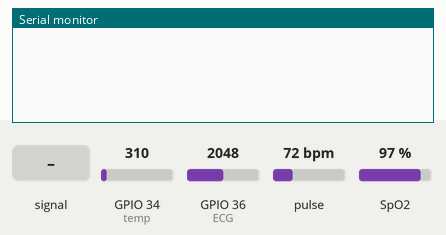
Simulated run of this sketch. Board: ESP32. On the bench: the last lines printed to the serial monitor. The test bench sets the inputs (shaded band); at power-on: pulse 72 bpm, GPIO 34 (temp) = 310, GPIO 36 (ECG) = 2048, SpO2 97 %. WiFi joins after 1.5 s; servers stay silent unless stated.

Above: at 1.5 s.
1.6 s: GPIO 36 (ECG) fed a 200 Hz sine of ±327 counts around its level
6.8 s: pulse set to 42 bpm
At 7.9 s:
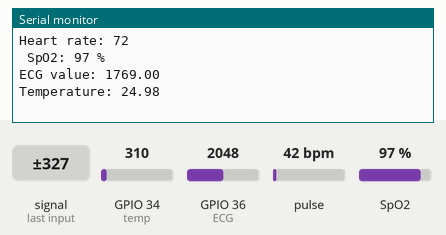
8.3 s: GPIO 34 (temp) set to 372
At 8.3 s:
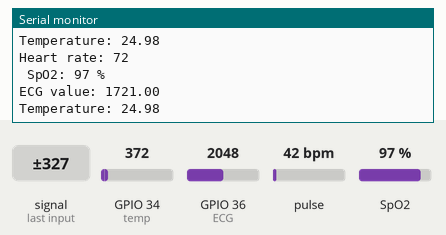
9.8 s: GPIO 36 (ECG) set to 2866
At 11.2 s:
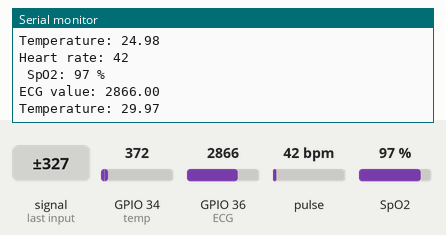
11.3 s: SpO2 set to 80 %
12.8 s: GPIO 36 (ECG) fed a 1000 Hz sine of ±1023 counts around its level
Timing chart, 0 to 15.3 s (numbered marks = the images above; inputs shaded):
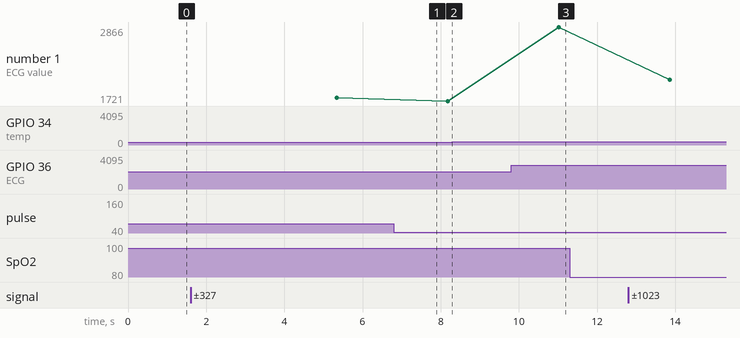

The sketch:

Healthcare.ino
```cpp
#include <heartRate.h>
#include <MAX30105.h>
#include <spo2_algorithm.h>
#include <WiFi.h>
#include <CircularBuffer.h>
#include <Wire.h>
#include <ArduinoJson.h>
#include "secrets.h"
#include <HTTPClient.h>

/****************************************
 * Define Constants
 ****************************************/


#define WIFISSID "Dark Exodus" // Put your WifiSSID here
#define PASSWORD "nathan06" // Put your wifi password here
#define ECG A0
#define temp 34
#define REPORTING_PERIOD_MS 1000
#define ADC_VREF_mV    3300.0 // in millivolt
#define ADC_RESOLUTION 4096.0

MAX30105 particleSensor;
#define MAX_BRIGHTNESS 255
/****************************************
 * Auxiliar Functions
 ****************************************/
float BPM;
uint32_t tsLastReport = 0;
StaticJsonDocument<500> doc;
int32_t bufferLength; //data length
uint32_t irBuffer[100]; //infrared LED sensor data
uint32_t redBuffer[100];  //red LED sensor data
int32_t spo2; //SPO2 value
int8_t validSPO2; //indicator to show if the SPO2 calculation is valid
int32_t heartRate; //heart rate value
int8_t validHeartRate;
long unblockedValue;
/****************************************
 * Main Functions
 ****************************************/
void setup() {
  Serial.begin(115200);
  WiFi.begin(WIFISSID, PASSWORD);
  // Assign the pin as INPUT
  pinMode(ECG, INPUT);
  pinMode(temp, INPUT);
  //Oximeter
  // Initialize sensor
  if (!particleSensor.begin(Wire, I2C_SPEED_FAST)) //Use default I2C port, 400kHz speed
  {
    Serial.println(F("MAX30105 was not found. Please check wiring/power."));
    while (1);
  }
  byte ledBrightness = 60; //Options: 0=Off to 255=50mA
  byte sampleAverage = 4; //Options: 1, 2, 4, 8, 16, 32
  byte ledMode = 2; //Options: 1 = Red only, 2 = Red + IR, 3 = Red + IR + Green
  byte sampleRate = 100; //Options: 50, 100, 200, 400, 800, 1000, 1600, 3200
  int pulseWidth = 411; //Options: 69, 118, 215, 411
  int adcRange = 4096; //Options: 2048, 4096, 8192, 16384

  particleSensor.setup(ledBrightness, sampleAverage, ledMode, sampleRate, pulseWidth, adcRange); //Configure sensor with these settings

  unblockedValue = 0;
  for (byte x = 0 ; x < 32 ; x++)
  {
    unblockedValue += particleSensor.getIR(); //Read the IR value
  }
  unblockedValue /= 32;
}


void loop() {

bufferLength = 100; //buffer length of 100 stores 4 seconds of samples running at 25sps

  //read the first 100 samples, and determine the signal range
  for (byte i = 0 ; i < bufferLength ; i++)
  {
    while (particleSensor.available() == false) //do we have new data?
      particleSensor.check(); //Check the sensor for new data

    redBuffer[i] = particleSensor.getRed();
    irBuffer[i] = particleSensor.getIR();
    particleSensor.nextSample(); //We're finished with this sample so move to next sample
  }

  //calculate heart rate and SpO2 after first 100 samples (first 4 seconds of samples)
  maxim_heart_rate_and_oxygen_saturation(irBuffer, bufferLength, redBuffer, &spo2, &validSPO2, &heartRate, &validHeartRate);

  //Continuously taking samples from MAX30102.  Heart rate and SpO2 are calculated every 1 second
  while (1)
  {
    //dumping the first 25 sets of samples in the memory and shift the last 75 sets of samples to the top
    for (byte i = 25; i < 100; i++)
    {
      redBuffer[i - 25] = redBuffer[i];
      irBuffer[i - 25] = irBuffer[i];
    }

    //take 25 sets of samples before calculating the heart rate.
    for (byte i = 75; i < 100; i++)
    {
      while (particleSensor.available() == false) //do we have new data?
        particleSensor.check(); //Check the sensor for new data

      redBuffer[i] = particleSensor.getRed();
      irBuffer[i] = particleSensor.getIR();
      particleSensor.nextSample();
    }

      // read the ADC value from the temperature sensor
    int adcVal = analogRead(temp);
    // convert the ADC value to voltage in millivolt
    float milliVolt = adcVal * (ADC_VREF_mV / ADC_RESOLUTION);

    // convert the voltage to the temperature in °C
    float tempC = milliVolt / 10;

    // convert the °C to °F
    float Ecg = analogRead(ECG);

//    long currentDelta = particleSensor.getIR() - unblockedValue;
//    if (currentDelta > (long)100)
//  {
//    heartRate = random(75,90);
//    spo2 = random(93,99);
//    tempC = random(26,32);
//  }
//  else
//  {
//    heartRate = 0;
//    spo2 = 0;
//    tempC = random(26,32);
//  }

    if (millis() - tsLastReport > REPORTING_PERIOD_MS)
      {
          Serial.print("Heart rate: ");
          Serial.println(heartRate);
          doc["sensors"]["Heartrate"] = heartRate;
          Serial.print(" SpO2: ");
          Serial.print(spo2);
          doc["sensors"]["Oxygen"] = spo2;
          Serial.println(" %");
          tsLastReport = millis();
          Serial.print("ECG value: ");
          doc["sensors"]["ECG"] = ECG;
          Serial.println(Ecg);
          Serial.print("Temperature: ");
          Serial.println(tempC);
          doc["sensors"]["Temperature"] = tempC;
  //        POSTData();
      }
//After gathering 25 new samples recalculate HR and SP02
    maxim_heart_rate_and_oxygen_saturation(irBuffer, bufferLength, redBuffer, &spo2, &validSPO2, &heartRate, &validHeartRate);
  delay(2000);
  }

}

//void POSTData()
//{
//
//      if(WiFi.status()== WL_CONNECTED){
//      HTTPClient http; http;
//
//      http.begin(serverName);
//      http.addHeader("Content-Type", "application/json");
//
//      String json;
//      serializeJson(doc, json);
//
//      Serial.println(json);
//      int httpResponseCode = http.POST(json);
//      Serial.println(httpResponseCode);
//      }
//}
```

secrets.h
```cpp
const char* ssid = "Dark Exodus 1";
const char* password = "nathan06";
// const char* serverName = "https://ap-south-1.aws.data.mongodb-api.com/app/application-0-scysr/endpoint/ehealth?secret=spd123";
const char* serverName = "localhost:27017";
```

Measured:
- after the input at 9.8 s, the serial monitor: prints a new line after 1.2 s (image 3)
- plotted number 1: 1721 → 2866 after the input at 9.8 s, 2866 → 2046 after the input at 12.8 s
